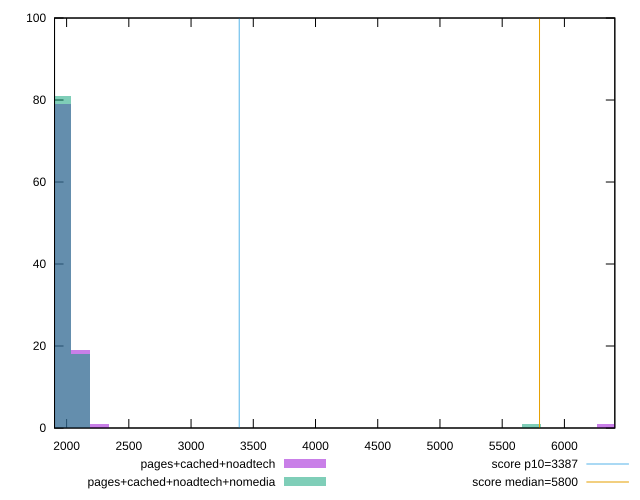

The gnuplot source for this figure:
reset

$pagesCachedNoadtech <<EOF
6339.208878353783 1
2113.069626117928 19
1962.1360813952185 79
2264.003170840637 1
EOF

$pagesCachedNoadtechNomedia <<EOF
5735.474699462947 1
2113.069626117928 18
1962.1360813952185 81
EOF

set key outside below
set boxwidth 150.93354472270912
set xrange [1903.0334999999995:6405.017323994446]
set yrange [0:100]
set trange [0:100]
set style fill transparent solid 0.5 noborder

set parametric
set terminal svg size 640, 500 enhanced background rgb 'white'
set output "report_00019_2021-02-10T18-14-37.922Z//speed-index/comparison/histogram/2_vs_3.svg"

plot $pagesCachedNoadtech title "pages+cached+noadtech" with boxes, \
     $pagesCachedNoadtechNomedia title "pages+cached+noadtech+nomedia" with boxes, \
     3387,t title "score p10=3387", \
     5800,t title "score median=5800"

reset
